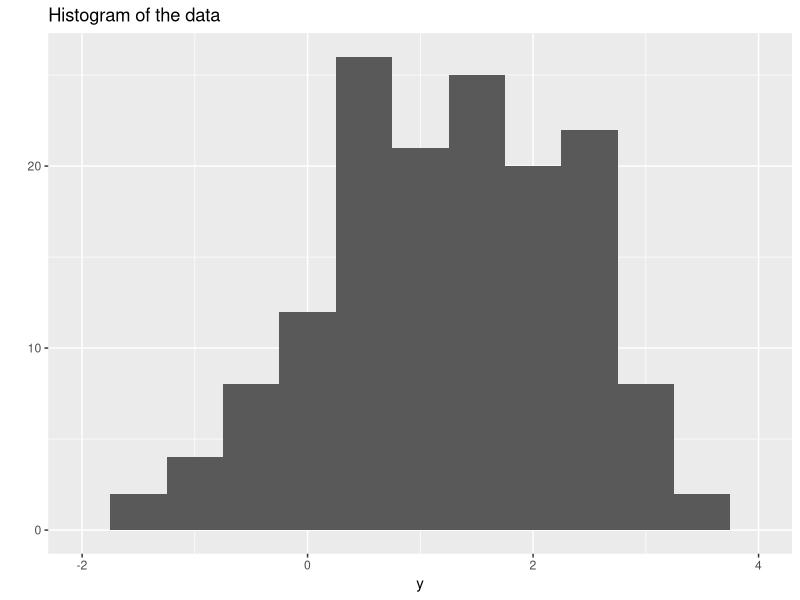
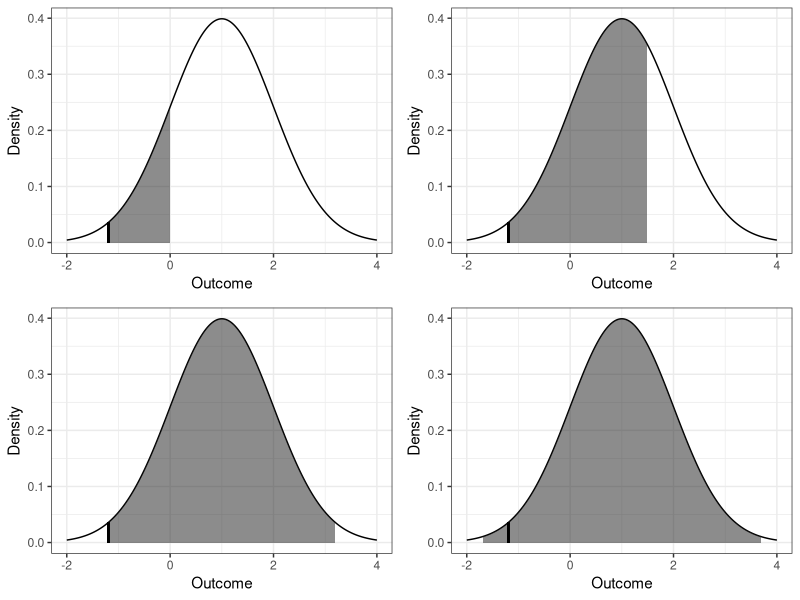
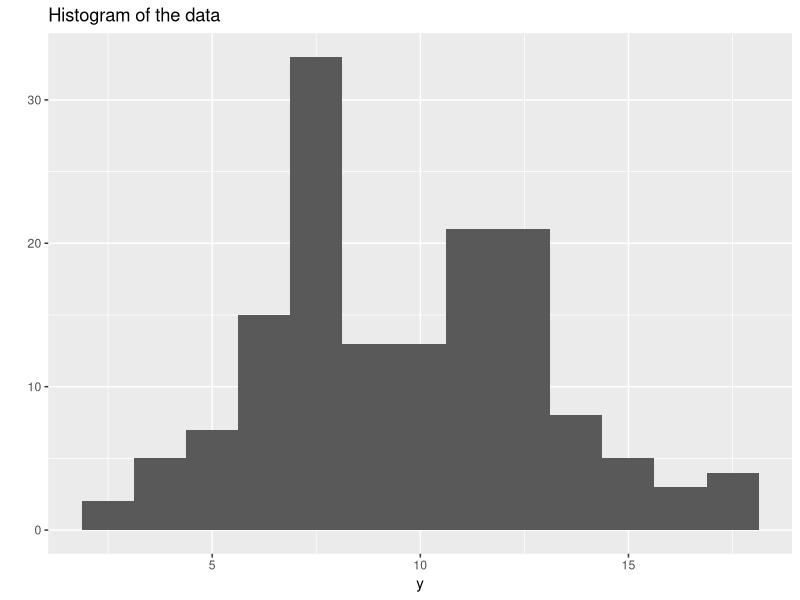
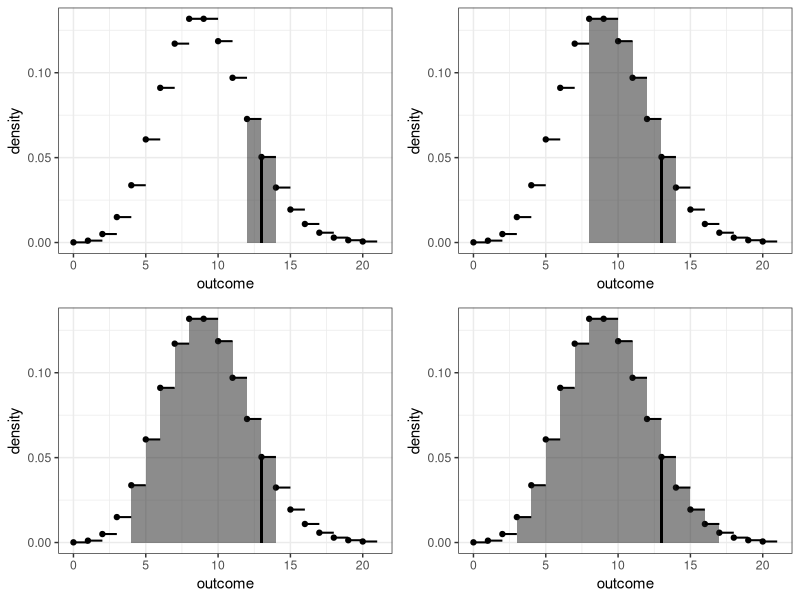

The R source for these figures, in order:
library(ggplot2)
set.seed(1234567890)

#### get normal distribution plots ####
mu.true <- 1
y <- rnorm(150, mean = mu.true)
qplot(y, bins=13,xlim=c(-3,3)+mu.true, main='Histogram of the data')

x.grid <- seq(-3+mu.true,3+mu.true,by=.01)
y.grid <- sapply(x.grid, function(x) dnorm(x, mean=mu.true))
dd <- data.frame(x=x.grid, y=y.grid)
get_plt <- function(l,u) {
  conff <- round(pnorm(u, mean=mu.true)-pnorm(l, mean=mu.true),3)
  print(paste0(c(conff, c(l,u)), sep='; '))
  qplot(x,y,data=dd,geom="line",ylab='Density',xlab='Outcome')+
  geom_ribbon(data=subset(dd,x>l & x<u),
              aes(ymax=y,ymin=0),
              fill="grey10",colour=NA,alpha=0.5)+
  #annotate('text', x=2.5,y=.3,label=conff)+
  geom_segment(aes(x=obs, xend=obs, y=0, yend=dnorm(obs, mean=mu.true)), col='black', size=.7)+
  theme_bw()
}

obs <- -1.2
#l<-obs;u<-obs+.05;plt1 <- get_plt(l,u)
l<-obs;u<-0;plt2 <- get_plt(l,u)
l<-obs;u<-1.5;plt3 <- get_plt(l,u)
l<-obs;u<-abs(obs-mu.true)+mu.true;plt4 <- get_plt(l,u)
l<--1.7;u<-abs(l-mu.true)+mu.true;plt5 <- get_plt(l,u)
#l<--4;u<-abs(l-mu.true)+mu.true; plt6 <- get_plt(l,u)
plt <- gridExtra::grid.arrange(#plt1,
                        plt2, plt3, plt4, plt5,
                        #plt6,
                        nrow=2)

ggsave('normal_hdr_grid.eps', plt, device=cairo_ps, fallback_resolution = 300, width = 65, height = 60, units = "mm", dpi=300, scale=2) #width=75




#### get poisson distribution plots ####
set.seed(1234567890)
mu.true <- 9
y <- rpois(150, mu.true)
qplot(y, bins=13, main='Histogram of the data')

x.grid <- 0:20
y.grid <- sapply(x.grid, function(x) dpois(x, mu.true))
dd <- data.frame(x=x.grid, y=y.grid)
get_plt_pois <- function(l,u) {
  n <- nrow(subset(dd, x>=l & x<=u))

  conff <- round(dpois(u, mu.true)-dpois(l, mu.true),3)
  print(paste0(c(conff, c(l,u)), sep='; '))
  qplot(x,y,data=dd,geom=c("point"),ylab='density',xlab='outcome')+
    geom_ribbon(data=rbind(subset(dd, x>=l & x<=u),
                           subset(with(dd, data.frame(x=x+1, y)), x>=l+1 & x<=u+1))[
                             rep(c(0,n), n)+rep(1:n, each=2),
                           ],
                aes(ymax=y,ymin=0),
                fill="grey10",colour=NA,alpha=0.5)+
    #annotate('text', x=2.5,y=.3,label=conff)+
    geom_segment(aes(x=obs, xend=obs, y=0, yend=dpois(obs, mu.true)), col='black', size=1)+
    geom_segment(data=dd, aes(x=x, xend=x+1, y=dpois(x, mu.true), yend=dpois(x, mu.true)), col='black', size=.7)+
    theme_bw()
}

obs <- 13
u<-obs;l<-12;plt2 <- get_plt_pois(l,u)
u<-obs;l<-8;plt3 <- get_plt_pois(l,u)
u<-obs;l<-4;plt4 <- get_plt_pois(l,u)
u<-16;l<-3;plt5 <- get_plt_pois(l,u)
plt_pois <- gridExtra::grid.arrange(plt2, plt3, plt4, plt5, nrow=2)

ggsave('poisson_hdr_grid.eps', plt_pois, device=cairo_ps, fallback_resolution = 300, width = 65, height = 60, units = "mm", dpi=300, scale=2) #width=75
